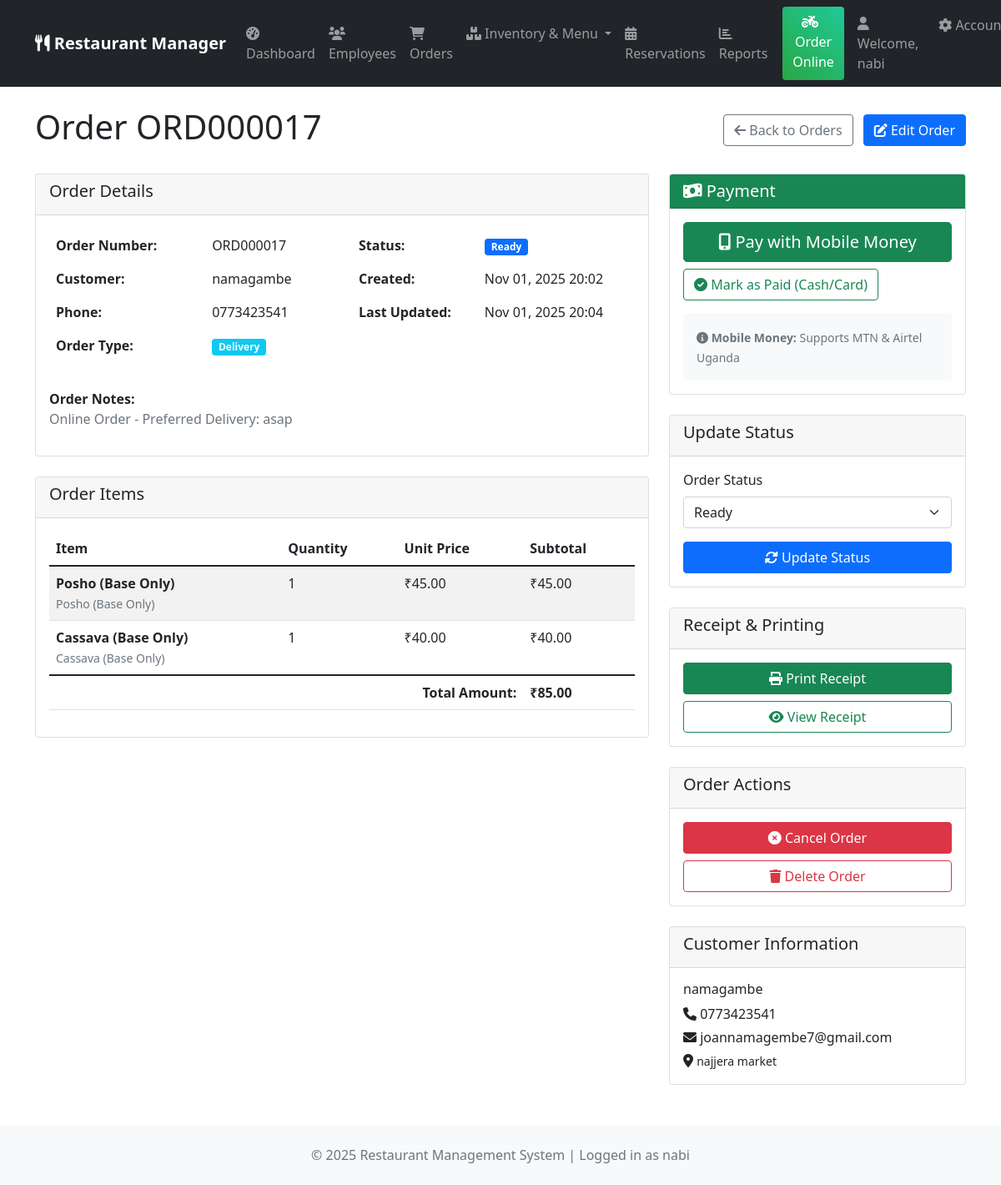
The page /orders/17/ (signed in) on the database as committed earlier.
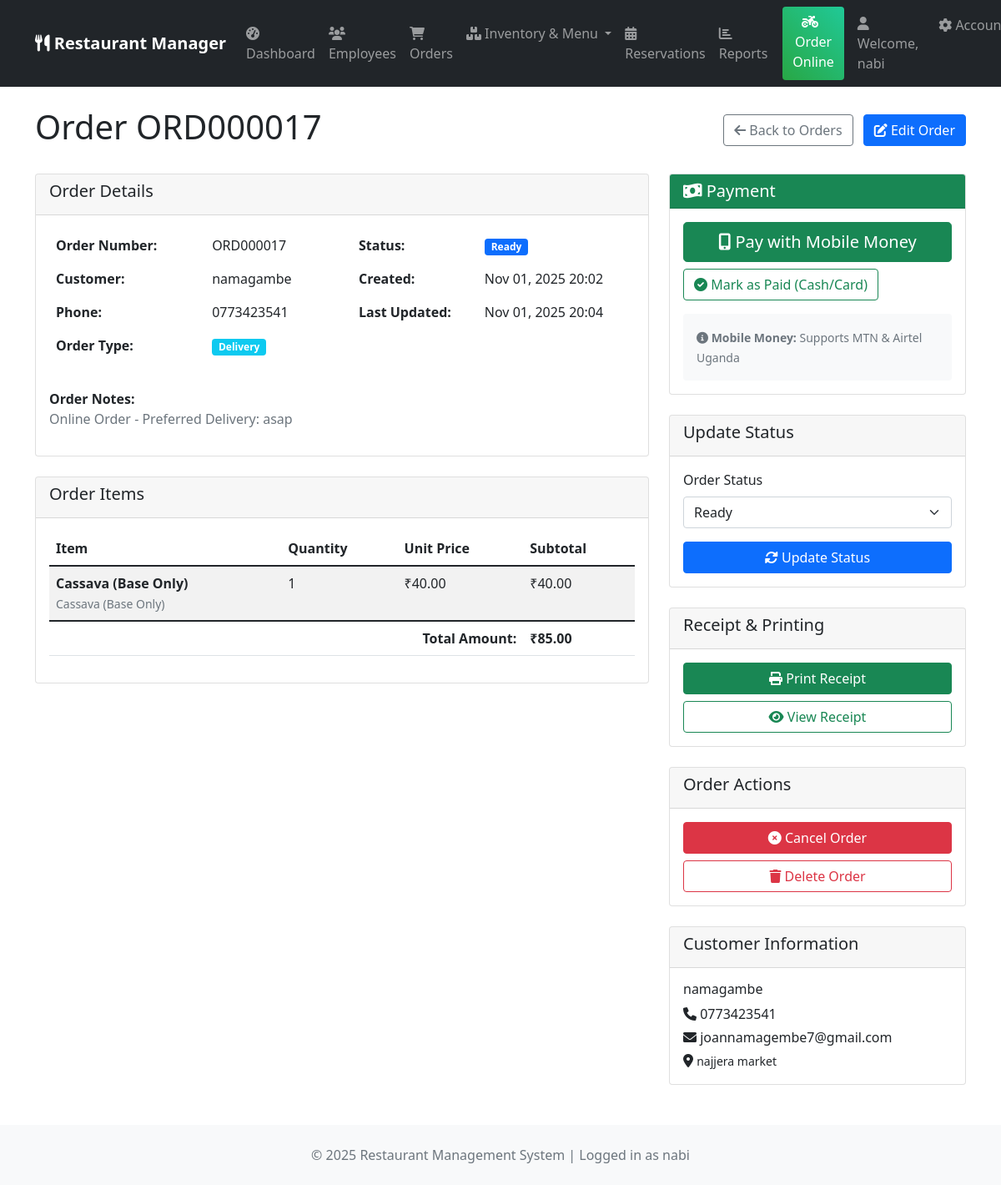
The same page on the database as committed later.
### orders/models.py (models this page shows, shortened)
class OrderItem(models.Model):
    order = models.ForeignKey(Order, on_delete=models.CASCADE, related_name='order_items')
    menu_item = models.ForeignKey(MenuItem, on_delete=models.CASCADE)
    quantity = models.PositiveIntegerField(default=1, validators=[MinValueValidator(1)])
    unit_price = models.DecimalField(max_digits=10, decimal_places=2, validators=[MinValueValidator(0)])
    notes = models.TextField(blank=True)
    is_custom_combo = models.BooleanField(default=False)
    custom_base_item = models.ForeignKey(
        MenuItem,
        on_delete=models.SET_NULL,
        null=True,
        blank=True,
        related_name='custom_base_orders',
        limit_choices_to={'item_type': 'base'}
    )
    custom_protein_source = models.ForeignKey(
        MenuItem,
        on_delete=models.SET_NULL,
        null=True,
        blank=True,
        related_name='custom_source_orders',
        limit_choices_to={'item_type': 'source'}
    )
    @property
    def subtotal(self):
        return self.quantity * self.unit_price
    @property
    def display_name(self):
        if self.is_custom_combo and self.custom_base_item and self.custom_protein_source:
            return f"{self.custom_base_item.name} with {self.custom_protein_source.name}"
        elif self.notes:  # Use custom name from notes if available
            return self.notes
        return self.menu_item.display_name

### orders/views.py (the view)
# urls.py: path('<int:pk>/', views.order_detail, name='order_detail'),
@login_required
def order_detail(request, pk):
    order = get_object_or_404(Order, pk=pk)
    if (hasattr(request.user, 'employee') and
        request.user.employee.branch != order.branch and
        not request.user.is_superuser):
        messages.error(request, "You don't have access to this order")
        return redirect('orders:order_list')
    order_items = order.order_items.all()
    context = {
        'order': order,
        'order_items': order_items
    }
    return render(request, 'orders/order_detail.html', context)

### core/context_processors.py (called while the page is built)
def restaurant_info(request):
    try:
        restaurant = Restaurant.objects.first()
    except:
        restaurant = None
    return {
        'restaurant': restaurant
    }

### templates/orders/order_detail.html (shortened to what the changed rows need)
{% extends 'base.html' %}
{% load static %}
{% block content %}
<div class="d-flex justify-content-between align-items-center mb-4">
    <h1>Order {{ order.order_number }}</h1>
</div>
<div class="row">
    <div class="col-md-8">
        <div class="card">
            <div class="card-body">
                <div class="row">
                    <div class="col-md-6">
                        <table class="table table-borderless">
                            <tr>
                                <th>Order Number:</th>
                            </tr>
                            <tr>
                                <th>Customer:</th>
                            </tr>
                            <tr>
                                <th>Phone:</th>
                            </tr>
                            <tr>
                                <th>Order Type:</th>
                            </tr>
                        </table>
                    </div>
                    <div class="col-md-6">
                        <table class="table table-borderless">
                            <tr>
                                <th>Status:</th>
                            </tr>
                            <tr>
                                <th>Created:</th>
                            </tr>
                            <tr>
                                <th>Last Updated:</th>
                            </tr>
                        </table>
                    </div>
                </div>
            </div>
        </div>
        <div class="card mt-4">
            <div class="card-body">
                {% if order_items %}
                <div class="table-responsive">
                    <table class="table table-striped">
                        <thead>
                            <tr>
                                <th>Item</th>
                                <th>Quantity</th>
                                <th>Unit Price</th>
                                <th>Subtotal</th>
                            </tr>
                        </thead>
                        <tbody>
                            {% for item in order_items %}
                            <tr>
                                <td>
                                    <strong>{{ item.display_name }}</strong>
                                    {% if item.notes %}
                                    <br><small class="text-muted">{{ item.notes }}</small>
                                    {% endif %}
                                </td>
                                <td>{{ item.quantity }}</td>
                                <td>₹{{ item.unit_price }}</td>
                                <td>₹{{ item.subtotal }}</td>
                            </tr>
                            {% endfor %}
                        </tbody>
                        <tfoot>
                            <tr>
                                <th colspan="3" class="text-end">Total Amount:</th>
                                <th>₹{{ order.total_amount }}</th>
                            </tr>
                        </tfoot>
                    </table>
                </div>
                {% else %}
                <p class="text-muted text-center">No items in this order.</p>
                {% endif %}
            </div>
        </div>
    </div>
</div>
{% endblock %}

Rows that differ between the two databases and show on the page:
removed OrderItem: display_name "Posho (Base Only)", notes "Posho (Base Only)", quantity "1", unit_price "45.00", subtotal "45.00"
